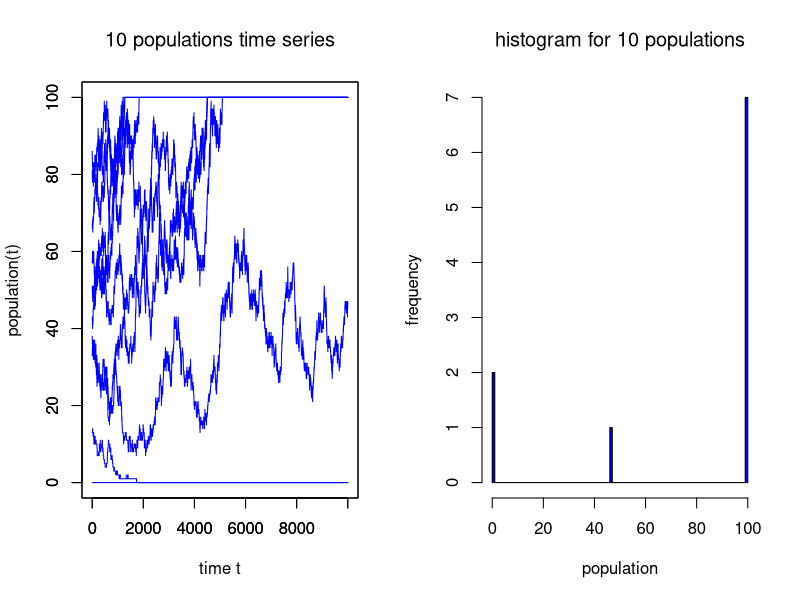

Recreate this plot in R.
set.seed(1)


# generates data for a single population dynamics simulation
simulatePopulation = function (maxPop=100, nSteps=1000, Pop0=25)
{
  
  birthRate = 0.5 / maxPop
  deathRate = 0.5 / maxPop
  
  # initialize population vector
  Pop = list()
  
  # initial population
  Pop[1] = Pop0
  
  for (t in 1:(nSteps-1)) {
    # check if population is within bounds
    if ((0 < Pop[t]) & (Pop[t] < maxPop)) {
      # is there a birth?
      birth = runif(1) <= birthRate * Pop[[t]]
      # is there a death?
      death = runif(1) <= deathRate * Pop[[t]]
      # update population
      Pop[t+1] = Pop[[t]] + as.integer(birth) - as.integer(death)
    }

    else {
      Pop[t+1] = Pop[t]
    }
    
  }
  
  return (Pop)
  
}


# generates data for multiple population dynamics simulations
simulatePopulations = function (maxPop=100, nSteps=1000, nSeries=10)
{
  
  birthRate = 0.5 / maxPop
  deathRate = 0.5 / maxPop
  
  # initialize population matrix
  Pop = matrix(0, nSeries, nSteps)
  
  # initial populations
  Pop[, 1] = sample(0:maxPop, nSeries)
  
  for (t in 2:nSteps-1) {
    
    # check if populations are within bounds
    cond  = (0 < Pop[, t]) & (Pop[, t] < maxPop)
    
    # are there births?
    birth = (runif(nSeries) <= birthRate*Pop[, t])
    
    # are there deaths?
    death = (runif(nSeries) <= deathRate*Pop[, t])
    
    # update populations
    Pop[, t+1]       = Pop[, t]
    Pop[, t+1][cond] = Pop[, t+1][cond] + as.integer(birth[cond]) - as.integer(death[cond])
    
  }
  
  return (Pop)
  
}


# plot data for single population dynamics simulation
showPopulation = function ()
{
  
  Y = simulatePopulation()
  X = c(1:length(Y))
  
  plot(X, Y, type="l", 
       main="population time series", 
       xlab="time t", 
       ylab=expression("population(t)"))
  
}


# plot data for multiple population dynamics simulation
showPopulations = function ()
{
  
  maxPop  = 100
  nSteps  = 10000
  nSeries = 10
  
  Y = simulatePopulations(maxPop, nSteps, nSeries)
  X = 1:nSteps
  
  par(mfrow=c(1, 2))
  
  # plot time series data
  plot(X, Y[1,], type="l", 
       xlab="time t", ylab="population(t)", 
       ylim=c(0.0, maxPop), col="blue", 
       main=bquote(paste(.(nSeries), " populations time series")))
  
  par(new=T)
  
  for (i in 2:(nSeries-1)) {
    plot(X, Y[i,], type="l",
         xlab="", ylab="",
         ylim=c(0.0, maxPop), col="blue", axes=F)
    par(new=T)
  }
  
  plot(X, Y[nSeries,], type="l",
       xlab="", ylab="",
       ylim=c(0.0, maxPop), col="blue")
  
  
  # plot histogram data
  hist(Y[, nSteps], breaks=100, 
       xlab="population", ylab="frequency", col="blue", 
       main=bquote(paste("histogram for ", .(nSeries), " populations")))
  
}


showPopulations()